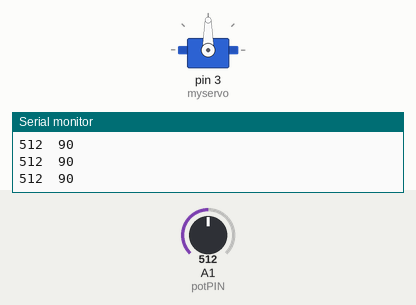
Simulated run of this sketch. Board: Arduino Uno, built with avr-gcc and run on an emulated ATmega328P. Shown: servo, the last lines printed to the serial monitor. Inputs (shaded band) come from the test bench; at power-on: A1 (potPIN) = 512.

Above: at 1.2 s.
1.3 s: A1 (potPIN) set to 559
At 2.0 s:
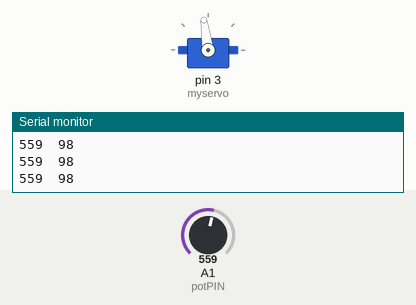
4.3 s: A1 (potPIN) set to 581
At 4.7 s:
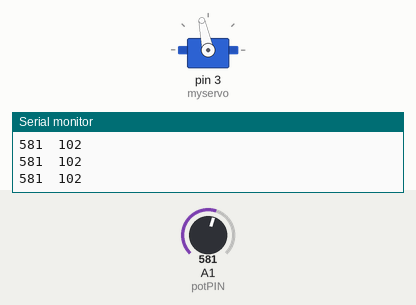
5.8 s: A1 (potPIN) set to 716
At 6.8 s:
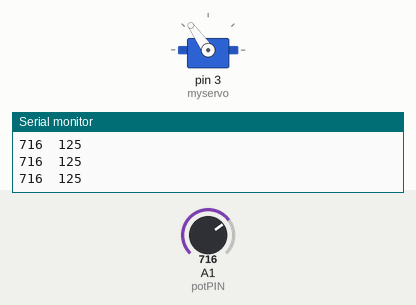
7.3 s: A1 (potPIN) set to 900
At 7.7 s:
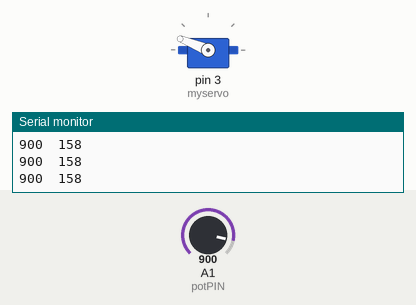
8.8 s: A1 (potPIN) set to 1023
At 9.2 s:
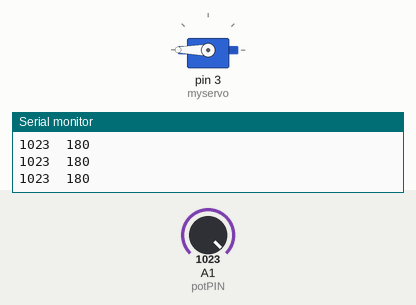
10.3 s: A1 (potPIN) set to 306
At 11.5 s:
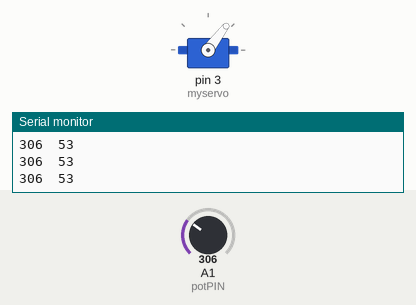
Timing chart, 0 to 12.8 s (numbered marks = the images above; inputs shaded):
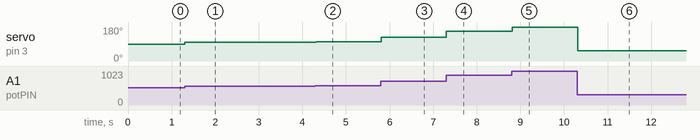

The sketch:

W08-02-ServoPot.ino
```cpp
// 180 servo controlled by pot

// servo variables
#include <Servo.h> // use a library
Servo myservo; // cool variable type!

// potentiometer variables
int pos = 0;
int potPIN = A1;  // where is the potentiometer?


void setup() {
  // put your setup code here, to run once:
  myservo.attach(3);
  pinMode( potPIN, INPUT);
  Serial.begin(9600);
}

void loop() {

  int pos = analogRead(potPIN);

  Serial.print(pos);   // raw number
  Serial.print("\t");  // tab

  pos = map(pos, 0, 1023, 0, 180); // scale the input to servo output
  Serial.println(pos); // input value mapped to angle
  myservo.write(pos);  // value as Angle
  delay(15);

}
```

Measured:
- after the input at 1.3 s, servo on pin 3 (myservo): 90° → 98° at once
- after the input at 4.3 s, servo on pin 3 (myservo): 98° → 102° at once
- after the input at 5.8 s, servo on pin 3 (myservo): 102° → 125° at once
- after the input at 7.3 s, servo on pin 3 (myservo): 125° → 158° at once
- after the input at 8.8 s, servo on pin 3 (myservo): 158° → 180° at once
- after the input at 10.3 s, servo on pin 3 (myservo): 180° → 53° at once
